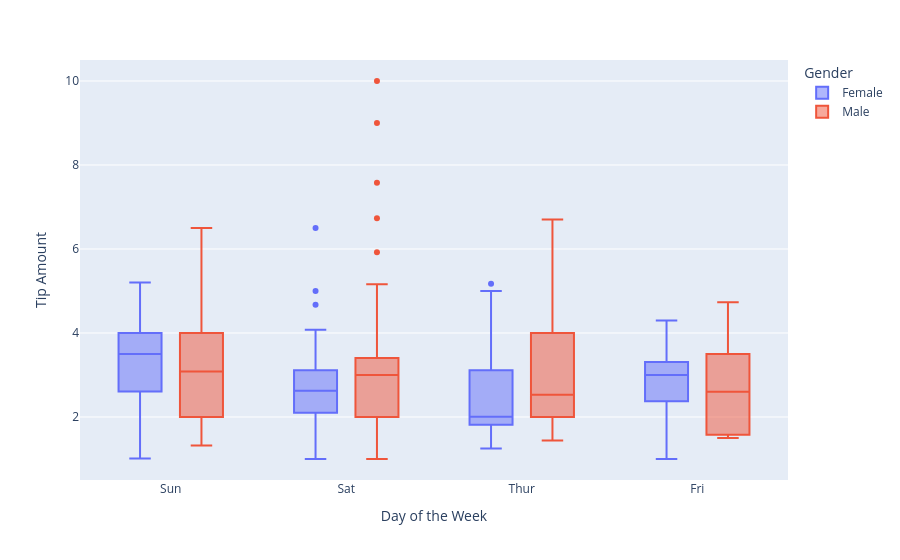

The code cell stored with this chart in its notebook:
### Code cell
fig = px.box(tips_df, x='day', y='tip', color='sex', 
             labels={'day': 'Day of the Week', 'tip': 'Tip Amount', 'sex': 'Gender'})
fig.show(renderer='plotly_mimetype+png')

### Figure 1 — Plotly figure (JSON) as saved in the notebook; plotly's stock layout.template omitted (floating-point values rounded to 4 significant figures; data arrays with more than 128 entries replaced by an {"elided": "..."} marker saying what was removed)
{"data": [{"alignmentgroup": "True", "hovertemplate": "Gender=Female<br>Day of the Week=%{x}<br>Tip Amount=%{y}<extra></extra>", "legendgroup": "Female", "marker": {"color": "#636efa"}, "name": "Female", "notched": false, "offsetgroup": "Female", "orientation": "v", "showlegend": true, "type": "box", "x": ["Sun", "Sun", "Sun", "Sun", "Sun", "Sun", "Sat", "Sat", "Sat", "Sat", "Sat", "Sat", "Sun", "Sun", "Sat", "Sat", "Sat", "Sat", "Sat", "Sat", "Sat", "Thur", "Thur", "Fri", "Fri", "Fri", "Fri", "Fri", "Sat", "Sat", "Sat", "Sat", "Sat", "Sun", "Sun", "Thur", "Thur", "Thur", "Thur", "Thur", "Thur", "Thur", "Thur", "Thur", "Thur", "Thur", "Thur", "Thur", "Thur", "Thur", "Thur", "Thur", "Thur", "Thur", "Thur", "Thur", "Thur", "Sun", "Sun", "Sun", "Sun", "Sun", "Sat", "Sat", "Sun", "Sun", "Sun", "Thur", "Thur", "Thur", "Thur", "Thur", "Thur", "Thur", "Sat", "Sat", "Sat", "Sat", "Sat", "Fri", "Fri", "Fri", "Fri", "Sat", "Sat", "Sat", "Thur"], "x0": " ", "xaxis": "x", "y": [1.01, 3.61, 5.0, 3.02, 1.67, 3.5, 2.75, 2.23, 3.0, 3.0, 2.45, 3.07, 2.6, 5.2, 1.5, 2.47, 1.0, 3.0, 3.14, 5.0, 2.2, 1.83, 5.17, 1.0, 4.3, 3.25, 2.5, 3.0, 2.5, 3.48, 4.08, 4.0, 1.0, 4.0, 3.5, 1.5, 1.8, 2.92, 1.68, 2.52, 4.2, 2.0, 2.0, 2.83, 1.5, 2.0, 3.25, 1.25, 2.0, 2.0, 2.75, 3.5, 5.0, 2.3, 1.5, 1.36, 1.63, 5.14, 3.75, 2.61, 2.0, 3.0, 1.61, 2.0, 4.0, 3.5, 3.5, 4.19, 5.0, 2.0, 2.01, 2.0, 2.5, 3.23, 2.23, 2.5, 6.5, 1.1, 3.09, 3.48, 3.0, 2.5, 2.0, 2.88, 4.67, 2.0, 3.0], "y0": " ", "yaxis": "y"}, {"alignmentgroup": "True", "hovertemplate": "Gender=Male<br>Day of the Week=%{x}<br>Tip Amount=%{y}<extra></extra>", "legendgroup": "Male", "marker": {"color": "#EF553B"}, "name": "Male", "notched": false, "offsetgroup": "Male", "orientation": "v", "showlegend": true, "type": "box", "x": {"elided": "157 str values"}, "x0": " ", "xaxis": "x", "y": {"elided": "157 float values"}, "y0": " ", "yaxis": "y"}], "layout": {"boxmode": "group", "legend": {"title": {"text": "Gender"}, "tracegroupgap": 0}, "margin": {"t": 60}, "xaxis": {"anchor": "y", "domain": [0, 1], "title": {"text": "Day of the Week"}}, "yaxis": {"anchor": "x", "domain": [0, 1], "title": {"text": "Tip Amount"}}}}
